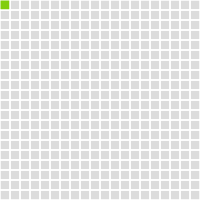
Frame 1 (no input)
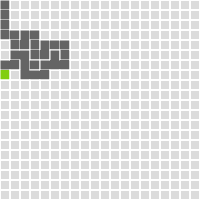
Frame 60 (no input)
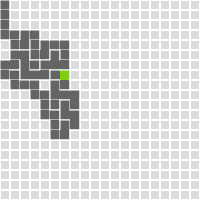
Frame 120 (the mouse pressed at the canvas centre since frame 60)

The p5.js sketch that drew these frames (run headless with seeded random() and noise() and a simulated clock; from frame 60 on, the mouse is pressed at the canvas centre):

// p5.js sketch
// ── sketch.js
/**
 * Created by adityapokharel on 27/02/17.
 */
var columns, rows;
var grid;
var stack = [];

function setup(){
    createCanvas(200, 200);
    grid = new Grid(20);
    background(220);
    grid.display();
}

function draw(){
    grid.display();
    stack.push(grid.getXY());
    //console.log(stack.length);

    num = Math.floor(Math.random() * 4);

    if(grid.checkNeighbors()){
        if(num === 0){
            //console.log(grid.getXY());
            grid.goUp();
        }
        else if(num === 1){
            //console.log(grid.getXY());
            grid.goLeft();
        }
        else if(num === 2){
            //console.log(grid.getXY());
            grid.goRight();
        }
        else if(num === 3){
            //console.log(grid.getXY());
            grid.goDown();
        }
    }
    else{
        stack.pop();
        var temp = stack.pop();
        grid.setXY(temp);
    }


    if(stack.length  < 1){
        //console.log(stack.length);
        grid.display();
        noLoop();
        console.log("END");
    }




}

function keyPressed(){
    if(keyCode === UP_ARROW){
        grid.goUp();
    }
    else if(keyCode === LEFT_ARROW){
        grid.goLeft();
    }
    else if(keyCode === RIGHT_ARROW){
        grid.goRight();
    }
    else if(keyCode === DOWN_ARROW){
        grid.goDown();
    }
    grid.display();
}
// ── cell.js
/**
 * Created by adityapokharel on 27/02/17.
 */

function Cell(x, y, visited){
    this.x = x;
    this.y = y;
    this.visited = false;
    this.sides = [true, true, true, true]; //[left, right, top, bottom]
    



    this.getCameFrom = function() { return cameFrom; };

    this.getX = function() { return x; };

    this.getY = function() { return y; };

    this.isVisited = function() { return this.visited; };

    this.visit = function() { this.visited = true;}

}
// ── grid.js
/**
 * Created by adityapokharel on 27/02/17.
 */

function Grid(size){
    this.SIZE = size;
    var i, j;
    this.cell = new Array(size);
    var current;



    for(i = 0; i < this.SIZE; i++){
        this.cell[i] = new Array(this.SIZE);
        for(j = 0; j < this.SIZE; j++){
            this.cell[i][j] = new Cell(i, j, false);
        }
    }

    current = this.cell[0][0];
    current.visit();

    this.goDown = function() {
        if((current.getY()+1 < this.SIZE) && !(this.cell[current.getX()][current.getY()+1].isVisited())){
            //this.cell[current.getX()][current.getY()].sides = [true, false, true, true];
            current = this.cell[current.getX()][current.getY()+1];
            current.visit();
            this.cell[current.getX()][current.getY()].sides[2] = false;
            //this.cell[current.getX()][current.getY()].cameFrom = "up";
        }
        else{
            return -1;
        }
    };

    this.goUp = function() {
        if((current.getY()-1 >= 0) && !(this.cell[current.getX()][current.getY()-1].isVisited())){
            this.cell[current.getX()][current.getY()].sides[2] = false;

            current = this.cell[current.getX()][current.getY()-1];
            current.visit();
            this.cell[current.getX()][current.getY()].sides[3] = false;
            //this.cell[current.getX()][current.getY()].cameFrom = "down";
        }
        else{
            return -1;
        }
    };

    this.goLeft = function() {
        if((current.getX() - 1 >= 0)  && !(this.cell[current.getX()-1][current.getY()].isVisited())){
            this.cell[current.getX()][current.getY()].sides[0] = false;

            current = this.cell[current.getX() -1][current.getY()];
            current.visit();
            this.cell[current.getX()][current.getY()].sides[1] = false;
            //this.cell[current.getX()][current.getY()].cameFrom = "right";
        }
        else{
            return -1;
        }
    };

    this.goRight = function(){
        if((current.getX() + 1 < this.SIZE) && !(this.cell[current.getX()+1][current.getY()].isVisited())){
            current = this.cell[current.getX() +1 ][current.getY()];
            current.visit();
            //this.cell[current.getX()][current.getY()].setCameFrom("left");
            this.cell[current.getX()][current.getY()].sides[0] = false;
            //this.cell[current.getX()][current.getY()].cameFrom = "left";

        }
        else{
            return -1;
        }
    };

    this.display = function(){
        for(i = 0; i < this.SIZE; i++){
            for(j = 0; j < this.SIZE; j++){


                if(this.cell[i][j].isVisited()){
                    noStroke();
                    fill(100);
                    rect(i*10, j*10, 10, 10);
                }
                if(i == current.x && j == current.y){
                    fill(129, 206, 15);
                    rect(i*10, j*10, 10, 10);
                }

                stroke(255);
                if(this.cell[i][j].sides[0]){
                    line((i*10), (j*10), i*10, (j*10)+10); //left
                }
                if(this.cell[i][j].sides[1]){
                    line((i*10)+10, (j*10), (i*10)+10, (j*10)+10); //right
                }
                if(this.cell[i][j].sides[2]){
                    line(i*10, j*10, (i*10)+10, j*10); //top
                }
                if(this.cell[i][j].sides[3]){
                    line((i*10), (j*10)+10, (i*10)+10, (j*10)+10); //bottom
                }

            }
        }
    };

    this.getXY = function(){
        return [current.x, current.y];
    };

    this.setXY = function(input_xy_coordinates){
        if((input_xy_coordinates[0] > 0) && (input_xy_coordinates[1] > 0) ){
            current = this.cell[input_xy_coordinates[0]][input_xy_coordinates[1]];
        }
    };

    //checks if the neighboring cells are visited
    //return: true = one of the neighbors aren't visited.
    this.checkNeighbors = function(){
        var neighbors = []; //top right bottom left
        console.log("checking neighbors");

        if((current.getY() > 0) && (this.cell[current.getX()][current.getY() - 1].isVisited() === false)){ //top
            console.log("Up");
            return true;
        }
        else if((current.getX() + 1 < this.SIZE) && (this.cell[current.getX() + 1][current.getY()].isVisited() === false)){ //right
            console.log("Right");
            return true;
        }
        else if((current.getY() + 1 < this.SIZE) && (this.cell[current.getX()][current.getY() + 1].isVisited() === false)){ //bottom
            console.log("bottom");
            return true;
        }
        else if((current.getX() - 1 > 0) && (this.cell[current.getX() - 1][current.getY()].isVisited() === false)){ //left
            console.log("left");
            return true;
        }
        else{
            return false;
        }

    };

    this.topVisited = function(){
        return (this.cell[current.getX()][current.getY()-1].isVisited());
    };
    this.bottomVisited = function(){
        return this.cell[current.getX()][current.getY()].isVisited();
    };
    this.leftVisited = function(){
        return this.cell[current.getX()][current.getY()].isVisited();
    };
    this.rightVisited = function(){
        return this.cell[current.getX()][current.getY()].isVisited();
    };

}
